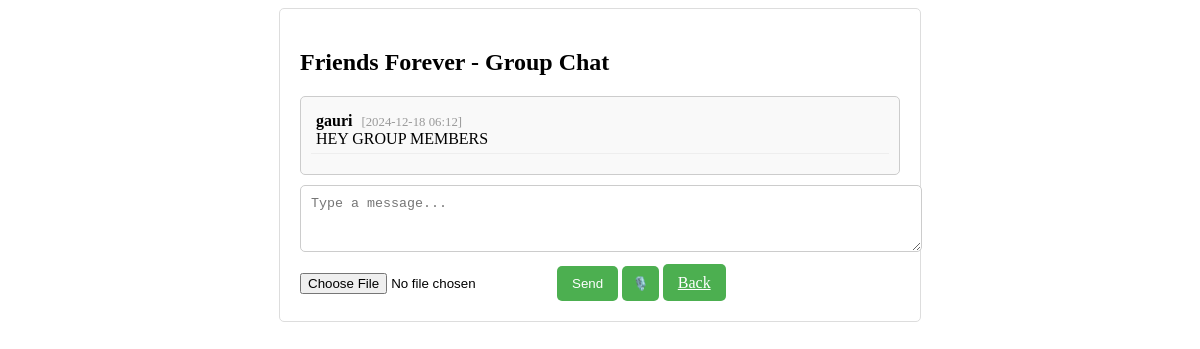
Before: /groups/1/ (signed in) with the older database file.
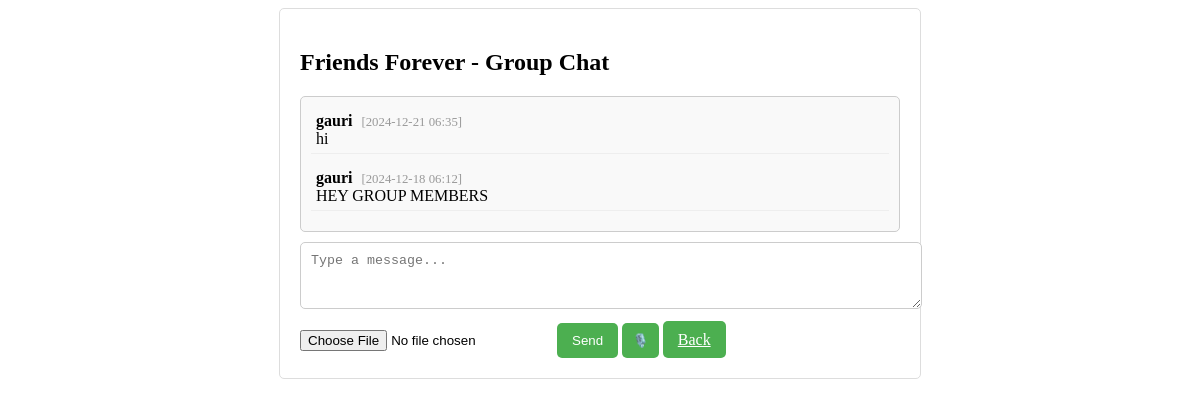
After: the same page with the newer database file.
### app/models.py (models this page shows, shortened)
class Group(models.Model):
    name = models.CharField(max_length=255)
    description = models.TextField(null=True, blank=True)
    created_at = models.DateTimeField(auto_now_add=True)

class GroupMessage(models.Model):
    group = models.ForeignKey(Group, related_name='messages', on_delete=models.CASCADE)
    sender = models.ForeignKey(User, on_delete=models.CASCADE)
    content = models.TextField()
    timestamp = models.DateTimeField(auto_now_add=True)

### app/views.py (the view)
# urls.py: path('groups/<int:group_id>/', views.group_chat, name='group_chat'),
@login_required
def group_chat(request, group_id):
    group = Group.objects.get(id=group_id)
    messages = GroupMessage.objects.filter(group=group).order_by('-timestamp')
    if request.method == 'POST':
        content = request.POST.get('content')
        GroupMessage.objects.create(group=group, sender=request.user, content=content)
    return render(request, 'group_chat.html', {'group': group, 'messages': messages})

### app/templates/group_chat.html (shortened to what this page needs)
<!DOCTYPE html>
<html lang="en">
<head>
</head>
<body>
    <div id="chat-container">
        <h2>{{ group.name }} - Group Chat</h2>
        <div id="messages" class="messages">
            {% for message in messages %}
                <div class="message">
                    <span class="sender">{{ message.sender.username }}</span>
                    <span class="timestamp">[{{ message.timestamp|date:"Y-m-d H:i" }}]</span>
                    <div>{{ message.content }}</div>
                </div>
            {% endfor %}
        </div>
        <form method="post" enctype="multipart/form-data">
            <textarea name="content" rows="3" placeholder="Type a message..." required></textarea>
            <input type="file" id="attachment-input" name="attachment">
            <button type="submit" id="send-button">Send</button>
            <button type="button" id="mic-button" class="mic-button">🎙️</button>
            <a href="{% url 'index' %}" class="btn btn-secondary">Back</a>
        </form>
    </div>
</body>
</html>

### app/templates/group_chat.html (style rules this page uses)
#chat-container { max-width: 600px; margin: 0 auto; padding: 20px; border: 1px solid #ddd; border-radius: 5px; }
.messages { max-height: 400px; overflow-y: scroll; margin-bottom: 10px; border: 1px solid #ccc; padding: 10px; border-radius: 5px; background-color: #f9f9f9; }
.message { padding: 5px; margin-bottom: 10px; border-bottom: 1px solid #eee; }
.sender { font-weight: bold; margin-right: 5px; }
.timestamp { font-size: 0.8em; color: #999; }
textarea { width: 100%; padding: 10px; margin-bottom: 10px; border: 1px solid #ccc; border-radius: 5px; }
button, a { padding: 10px 15px; background-color: #4CAF50; color: white; border: none; border-radius: 5px; cursor: pointer; }
.mic-button { padding: 10px; background-color: #4CAF50; color: white; border: none; border-radius: 5px; cursor: pointer; }

Changed rows visible on the page:
added GroupMessage: sender.username "gauri", timestamp "2024-12-21 06:35", content "hi"
